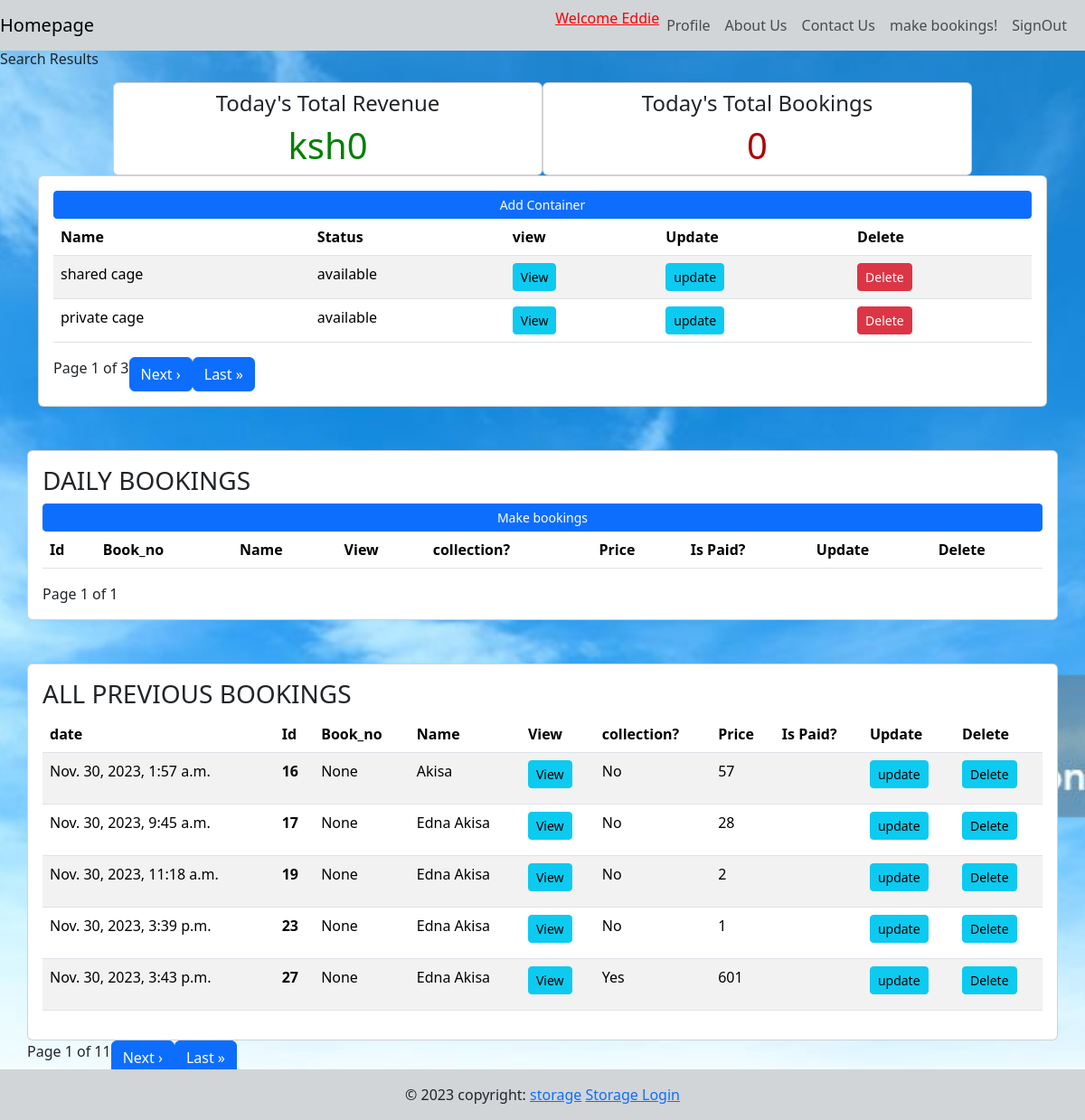
/dashboard/ (signed in), run on the app's committed database.
### authentications/models.py (models this page shows, shortened)
class CustomUser(AbstractUser):
    email = models.EmailField(unique=True)
    username = models.CharField(max_length=100)
    first_name = models.CharField(max_length=30)
    last_name = models.CharField(max_length=30)
    USERNAME_FIELD = "email"
    REQUIRED_FIELDS = ["username"]
    is_superuser = models.BooleanField(default=False)
    is_student = models.BooleanField(default=False)
    is_storageProvider = models.BooleanField(default=False)

### dashboard_students/models.py (models this page shows, shortened)
class Container(models.Model):
    STATUS = [
        ('available','Available'),
        ('occupied','Occupied'),
    ]
    name = models.CharField(max_length=100)
    description = models.TextField()
    image = models.ImageField(upload_to='container_images/')
    price = models.DecimalField(max_digits=6, decimal_places=2,null=0)
    units = models.IntegerField(null=True,blank=True)
    category = models.ManyToManyField('Category',related_name='space')
    status = models.CharField(max_length=100,choices=STATUS)

class Booking(models.Model):
    student = models.ForeignKey(Student, on_delete=models.SET_NULL, blank=True, null=True)
    spaces = models.ManyToManyField('Container',related_name='book')
    booking_number = models.CharField(max_length=20, unique=True, blank=True, null=True)
    price = models.IntegerField()
    start_date = models.DateTimeField(default=timezone.now)
    end_date = models.DateTimeField(default=timezone.now)
    date_booked = models.DateTimeField(default=timezone.now)
    name = models.CharField(max_length=100,blank=True)
    email = models.CharField(max_length=100,blank=True)
    phonenumber = models.CharField(max_length=15,blank=True)
    subcounty = models.CharField(max_length=100,blank=True)
    school = models.CharField(max_length=100,blank=True,null=True)
    rate = models.DecimalField(max_digits=7, decimal_places=2,null= True)
    transportation_choice = models.CharField(max_length=100, choices=[('pickup', 'Pick-up'), ('lorry', 'Lorry')], blank=True, null=True)

### dashboard_facility/views.py (the view)
# urls.py: path('dashboard/',views.Dashboard, name='dashboard'),
@login_required(login_url='user_login')
def Dashboard(request):
        today = datetime.today()
        bookings = Booking.objects.filter(
            date_booked__year=today.year, date_booked__month=today.month, date_booked__day=today.day)
        paginator = Paginator(bookings, 5)
        page_number = request.GET.get('page')
        bookings = paginator.get_page(page_number)
        all_bookings = Booking.objects.all()#filter(date_booked__lt=today)#lt means lessthan
        paginator = Paginator(all_bookings, 5)
        page_number = request.GET.get('page')
        all_bookings = paginator.get_page(page_number)
        containers = Container.objects.all()
        paginator = Paginator(containers, 2)
        page_number = request.GET.get('page')
        containers = paginator.get_page(page_number)
        total_revenue = 0
        for booking in bookings:
            total_revenue += booking.price
        context = {
            'bookings': bookings,
            'all_bookings': all_bookings,
            'total_revenue': total_revenue,
            'total_bookings': len(bookings),
            'containers':containers,
            'page_obj': containers,  #added during page adding
            'allpage_obj':all_bookings, #added for pagination
            'bookpage':bookings,
        }
        return render(request, 'dashboard_facility/dashboard.html', context)

### templates/dashboard_facility/dashboard.html (shortened to what this page needs)
{% extends 'mainfiles/base.html' %}
{% block content %}
    <div>
        <h6>Search Results </h6>
    </div>
    <div class="container"  style="margin-bottom: 50px">
        <div class="row justify-content-center mt-3">
            <div class="card col-md-5 mr-3">
                <h4 class="text-center pt-2">Today's Total Revenue</h4>
                <h1 class="text-center" style="color: green;">ksh{{ total_revenue }}</h1>
            </div>
            <div class="card col-md-5 mr-3">
                <h4 class="text-center pt-2">Today's Total Bookings</h4>
                <h1 class="text-center" style="color: #ad0003;">{{ total_bookings }}</h1>
            </div>
        </div>
        <div class="card card-body ">
            <a class="btn btn-primary btn-sm btn-block" href="{% url 'add_container' %}">Add Container</a>
            <table class="table table-hover table-striped">
                   <thead>
                       <tr>
                         <th>Name</th>
                         <th>Status</th>
                         <th>view</th>
                         <th>Update</th>
                         <th>Delete</th>
                       </tr>
                   </thead>
                   <tbody>
                      {% for container in containers %}
                               <tr>
                                  <td>{{ container.name }}</td>
                                  <td>{{ container.status }}</td>
                                  <td>
                                    <a class="btn btn-sm btn-info" href="{% url 'view_container' container.id %}">View</a>
                                  </td>
                                  <td>
                                     <a class="btn btn-sm btn-info" href="{% url 'update_container' container.id %}">update</a>
                                  </td>
                                  <td>
                                     <a class="btn btn-sm btn-danger" href="{% url 'delete_container' container.id %}">Delete</a>
                                  </td>
                               </tr>
                      {% endfor %}
                    </tbody>
            </table>
            <div class="pagination">
                <span class="current">Page {{ containers.number }} of {{ containers.paginator.num_pages }}</span>
                {% if containers.has_next %}
                    <a href="?page={{ containers.next_page_number }}" class="btn btn-primary">Next &rsaquo;</a>
                    <a href="?page={{ containers.paginator.num_pages }}" class="btn btn-primary">Last &raquo;</a>
                {% endif %}
            </div>
        </div>
        <br><br>
        <div class="row justify-content-center">
            <div class="card card-body ">
                <h3>DAILY BOOKINGS</h3>
                <a class="btn btn-primary btn-sm btn-block" href="{% url 'add_booking' %}">Make bookings</a>
                <table class="table table-hover table-striped">
                    <thead>
                        <tr>
                            <th scope="col">Id</th>
                            <th scope="col">Book_no</th>
                            <th scope="col">Name</th>
                            <th scope="col">View</th>
                            <th scope="col">collection?</th>
                            <th scope="col">Price</th>
                            <th scope="col">Is Paid?</th>
                            <th scope="col">Update</th>
                            <th scope="col">Delete</th>
                        </tr>
                    </thead>
                </table>
                <div class="pagination">
                    <br>
                    <span class="current">Page {{ bookings.number }} of {{ bookings.paginator.num_pages }}</span>
                </div>
            </div>
        </div>
        <br><br>
        <div class="row justify-content-center" >
            <div class="card card-body ">
                <h3>ALL PREVIOUS BOOKINGS</h3>
                <table class="table table-hover table-striped">
                    <thead>
                        <tr>
                            <th scope="col">date</th>
                            <th scope="col">Id</th>
                            <th scope="col">Book_no</th>
                            <th scope="col">Name</th>
                            <th scope="col">View</th>
                            <th scope="col">collection?</th>
                            <th scope="col">Price</th>
                            <th scope="col">Is Paid?</th>
                            <th scope="col">Update</th>
                            <th scope="col">Delete</th>
                        </tr>
                    </thead>
                    <tbody>
                        {% for booking in all_bookings %}
                        <tr>
                            <td>{{ booking.date_booked }}</td>
                            <th scope="row">{{ booking.pk }}</th>
                            <td>{{ booking.booking_number }}</td>
                            <td>{{ booking.name }}</td>
                            <td>
                                <a class="btn btn-sm btn-info" href="{% url 'view_booking' booking.id %}">View</a>
                            </td>
                            <td>
                                {% if booking.rate %}
                                <p>Yes</p>
                                {% else %}
                                <p>No</p>
                                {% endif %}
                            </td>
                            <td>{{ booking.price }}</td>
                            <td>
                            </td>
                            <td><a class="btn btn-sm btn-info" href="{% url 'update_booking' booking.id %}">update</a> </td>
                            <td><a class="btn btn-sm btn-info" href="{% url 'delete_booking' booking.id %}">Delete</a> </td>
                        </tr>
                        {% endfor %}
                    </tbody>
                </table>
            </div>
            <div class="pagination">
                <span class="current">Page {{ all_bookings.number }} of {{ all_bookings.paginator.num_pages }}</span>
                {% if all_bookings.has_next %}
                    <a href="?page={{ all_bookings.next_page_number }}" class="btn btn-primary">Next &rsaquo;</a>
                    <a href="?page={{ all_bookings.paginator.num_pages }}" class="btn btn-primary">Last &raquo;</a>
                {% endif %}
            </div>
        </div>
    </div>
{% endblock content %}

### templates/mainfiles/navigation.html (shortened to what this page needs)
{% load static %}
<nav class="navbar navbar-expand-lg" style='background-color: rgb(209, 213, 216);'>
  <div class="'container-fluid">
    <a class="navbar-brand" href="{% url 'index' %}">Homepage</a>
  </div>
  <div class="container-fluid">
    <div class="collapse navbar-collapse" id="navbarNav">
      <ul class="navbar-nav ms-auto">
        {% if user.is_authenticated %}
        <li class="nav-item"><a href="" style="color:red">Welcome {{user.username}}</a></li>
        <li class="nav-item">
          <a class="nav-link " href="{%url 'profile' %}">Profile</a>
        </li>
        <li class="nav-item">
          <a class="nav-link" href="{%url 'about' %}">About Us</a>
        </li>
        <li class="nav-item">
          <a class="nav-link" href="{%url 'contact' %}">Contact Us</a>
        </li>
        <li class="nav-item">
          <a class="nav-link " href="{% url 'container_book' %}">make bookings!</a>
        </li>
        <li class="nav-item">
          <a class="nav-link " href="{%url 'signout' %}">SignOut</a>
        </li>
        {% endif %}
      </ul>
    </div>
  </div>
</nav>

### static/css/styles.css (style rules this page uses)
body { background-image: url('/static/images/cloudback.jpg'); background-size: cover; background-position: center; }
.navbar { color: white; }

### data on the page
CustomUser: username "Eddie"
Container: name "shared cage", status "available"
Container: name "private cage", status "available"
Booking: date_booked "Nov. 30, 2023, 1:57 a.m.", pk "16", booking_number "None", name "Akisa", price "57"
Booking: date_booked "Nov. 30, 2023, 9:45 a.m.", pk "17", booking_number "None", name "Edna Akisa", price "28"
Booking: date_booked "Nov. 30, 2023, 11:18 a.m.", pk "19", booking_number "None", name "Edna Akisa", price "2"
Booking: date_booked "Nov. 30, 2023, 3:39 p.m.", pk "23", booking_number "None", name "Edna Akisa", price "1"
Booking: date_booked "Nov. 30, 2023, 3:43 p.m.", pk "27", booking_number "None", name "Edna Akisa", rate "Yes", price "601"

### other printed values
{{ total_revenue }} "0"
{{ total_bookings }} "0"
{{ containers.number }} "1"
{{ containers.paginator.num_pages }} "3"
{{ bookings.number }} "1"
{{ bookings.paginator.num_pages }} "1"
{{ all_bookings.number }} "1"
{{ all_bookings.paginator.num_pages }} "11"
